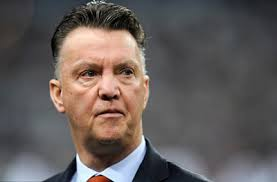
%> input picture Midterm_Exam/Louis van Gaal2.jpg, 277 x 182 px
$ octave --eval "result = Myycbcr2rgb(imread('Louis van Gaal2.jpg'));"   (GNU Octave 9; MATLAB toolbox functions it lacks are replaced by stand-ins)
%> lines starting %> are read from the running program, lines starting %| are printed output that depends on the picture
function out = Myycbcr2rgb(in)
Iycbcr = im2double(in);
Y = Iycbcr(:,:,1);
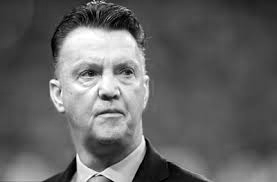
%> Y: size 182x277 double; min 0, max 1, mean 0.393
Ycb = Iycbcr(:,:,2);
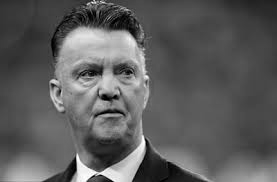
%> Ycb: size 182x277 double; min 0, max 1, mean 0.364
Ycr = Iycbcr(:,:,3);
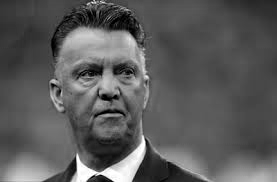
%> Ycr: size 182x277 double; min 0, max 1, mean 0.356
% Convert a YCbCr image to the equivalent RGB image
R = Y + 1.403*(Ycr - 0.5);
G = Y - 0.344*(Ycb - 0.5) - 0.714*(Ycr - 0.5);
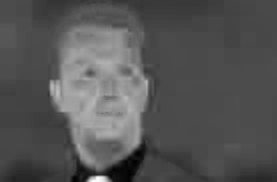
%> G: size 182x277 double; min 0.265, max 1.09, mean 0.542; drawn with min black and max white
B = Y + 1.773*(Ycb - 0.5);
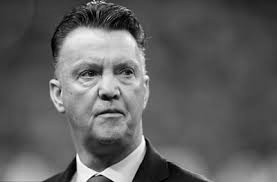
%> B: size 182x277 double; min -0.886, max 1.87, mean 0.151; drawn with min black and max white
out = im2uint8(cat(3,R,G,B));
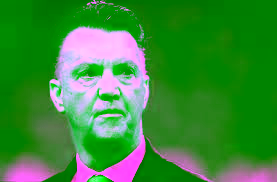
%> out: size 182x277x3 uint8; mean R, G, B 59.2, 138.2, 57.9
end
